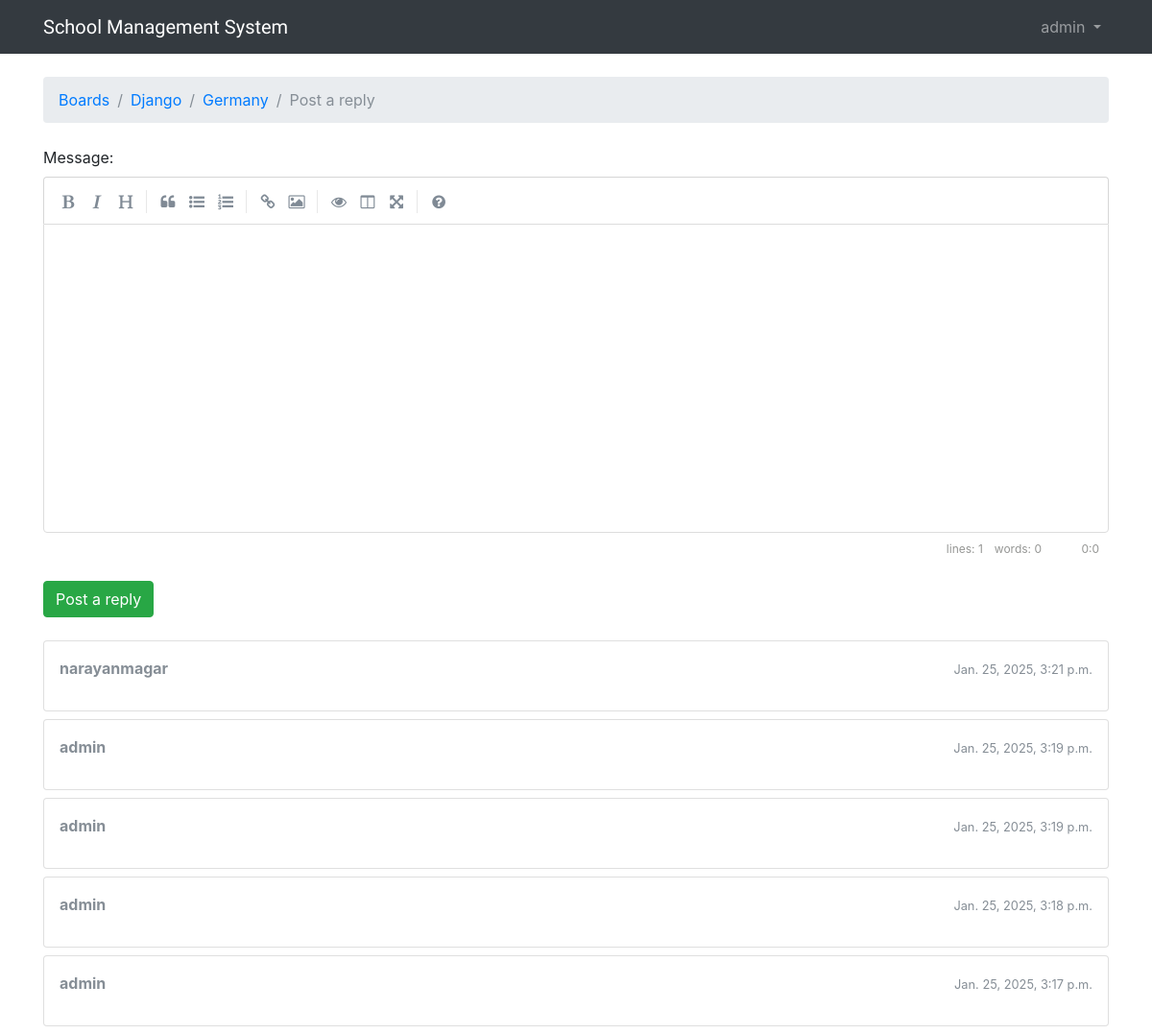
Screenshot of /boards/1/topics/7/reply/ (signed in) with the database file from the repository.
### boards/models.py (models this page shows, shortened)
class Topic(models.Model):
    subject = models.CharField(max_length=255)
    last_updated = models.DateTimeField(auto_now_add=True)
    board = models.ForeignKey(Board, related_name='topics')
    starter = models.ForeignKey(User, related_name='topics')
    views = models.PositiveIntegerField(default=0)
    def get_last_ten_posts(self):
        return self.posts.order_by('-created_at')[:10]

class Board(models.Model):
    name = models.CharField(max_length=30, unique=True)
    description = models.CharField(max_length=100)

class Post(models.Model):
    message = models.TextField(max_length=4000)
    topic = models.ForeignKey(Topic, related_name='posts')
    created_at = models.DateTimeField(auto_now_add=True)
    updated_at = models.DateTimeField(null=True)
    created_by = models.ForeignKey(User, related_name='posts')
    updated_by = models.ForeignKey(User, null=True, related_name='+')

### boards/views.py (the view)
# urls.py: url(r'^boards/(?P<pk>\d+)/topics/(?P<topic_pk>\d+)/reply/$', views.reply_topic, name='reply_topic'),
@login_required
def reply_topic(request, pk, topic_pk):
    topic = get_object_or_404(Topic, board__pk=pk, pk=topic_pk)
    if request.method == 'POST':
        form = PostForm(request.POST)
        if form.is_valid():
            post = form.save(commit=False)
            post.topic = topic
            post.created_by = request.user
            post.save()
            topic.last_updated = timezone.now()
            topic.save()
            topic_url = reverse('topic_posts', kwargs={'pk': pk, 'topic_pk': topic_pk})
            topic_post_url = '{url}?page={page}#{id}'.format(
                url=topic_url,
                id=post.pk,
                page=topic.get_page_count()
            )
            return redirect(topic_post_url)
    else:
        form = PostForm()
    return render(request, 'reply_topic.html', {'topic': topic, 'form': form})

### boards/templatetags/form_tags.py (called while the page is built)
@register.filter
def input_class(bound_field):
    css_class = ''
    if bound_field.form.is_bound:
        if bound_field.errors:
            css_class = 'is-invalid'
        elif field_type(bound_field) != 'PasswordInput':
            css_class = 'is-valid'
    return 'form-control {}'.format(css_class)

### templates/reply_topic.html (shortened to what this page needs)
{% extends 'base.html' %}
{% load static %}
{% block stylesheet %}
  <link rel="stylesheet" href="{% static 'css/simplemde.min.css' %}">
{% endblock %}
{% block breadcrumb %}
  <li class="breadcrumb-item"><a href="{% url 'home' %}">Boards</a></li>
  <li class="breadcrumb-item"><a href="{% url 'board_topics' topic.board.pk %}">{{ topic.board.name }}</a></li>
  <li class="breadcrumb-item"><a href="{% url 'topic_posts' topic.board.pk topic.pk %}">{{ topic.subject }}</a></li>
  <li class="breadcrumb-item active">Post a reply</li>
{% endblock %}
{% block content %}
  <form method="post" class="mb-4" novalidate>
    {% include 'includes/form.html' %}
    <button type="submit" class="btn btn-success">Post a reply</button>
  </form>
  {% for post in topic.get_last_ten_posts %}
    <div class="card mb-2">
      <div class="card-body p-3">
        <div class="row mb-3">
          <div class="col-6">
            <strong class="text-muted">{{ post.created_by.username }}</strong>
          </div>
          <div class="col-6 text-right">
            <small class="text-muted">{{ post.created_at }}</small>
          </div>
        </div>
      </div>
    </div>
  {% endfor %}
{% endblock %}

### templates/base.html (shortened to what this page needs)
{% load static %}<!DOCTYPE html>
<html>
  <head>
    <link rel="stylesheet" href="{% static 'css/bootstrap.min.css' %}">
    <link rel="stylesheet" href="{% static 'css/app.css' %}">
    {% block stylesheet %}{% endblock %}
  </head>
  <body>
    {% block body %}
      <nav class="navbar navbar-expand-sm navbar-dark bg-dark">
        <div class="container">
          <a class="navbar-brand" href="{% url 'home' %}"> School Management System</a>
          <div class="collapse navbar-collapse" id="mainMenu">
            {% if user.is_authenticated %}
              <ul class="navbar-nav ml-auto">
                <li class="nav-item dropdown">
                  <a class="nav-link dropdown-toggle" href="#" id="userMenu" data-toggle="dropdown" aria-haspopup="true" aria-expanded="false">
                    {{ user.username }}
                  </a>
                </li>
              </ul>
            {% else %}
              <form class="form-inline ml-auto">
                <a href="{% url 'login' %}" class="btn btn-outline-secondary">Log in</a>
                <a href="{% url 'signup' %}" class="btn btn-primary ml-2">Sign up</a>
              </form>
            {% endif %}
          </div>
        </div>
      </nav>
      <div class="container">
        <ol class="breadcrumb my-4">
          {% block breadcrumb %}
          {% endblock %}
        </ol>
        {% block content %}
        {% endblock %}
      </div>
    {% endblock body %}
  </body>
</html>

### static/css/app.css (style rules this page uses)
.navbar-brand { font-family: 'Peralta', cursive; }

### rows the page displays
Topic: board.name "Django", subject "Germany"
Post: created_by.username "narayanmagar", created_at "Jan. 25, 2025, 3:21 p.m."
Post: created_by.username "admin", created_at "Jan. 25, 2025, 3:19 p.m."
Post: created_by.username "admin", created_at "Jan. 25, 2025, 3:19 p.m."
Post: created_by.username "admin", created_at "Jan. 25, 2025, 3:18 p.m."
Post: created_by.username "admin", created_at "Jan. 25, 2025, 3:17 p.m."

### other values shown
{{ user.username }} "admin"
{{ field.label_tag }} "Message:"
